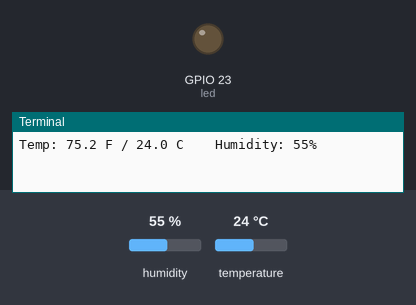
Bench run of a program on a simulated Raspberry Pi (BCM pin numbers). Parts: output pins drawn as LEDs (lit = HIGH), the last lines printed to the terminal. The test bench sets the inputs (shaded band); at power-on: temperature 24 °C, humidity 55 %. The clock reads 2024-03-15 10:24:30 at power-on unless the program sets it; sending an e-mail succeeds after 1 s.

Above: at 1.2 s.
1.3 s: temperature set to 27 °C
4.3 s: temperature set to 30 °C
At 5.6 s:
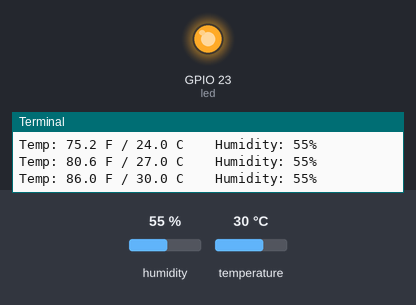
7.3 s: temperature set to 12 °C
At 8.8 s:
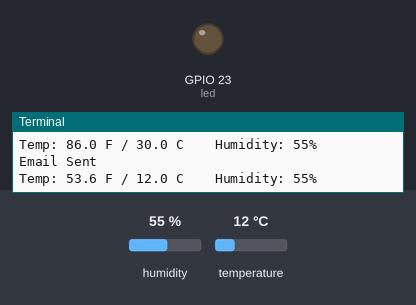
10.3 s: temperature set to 33 °C
At 13.7 s:
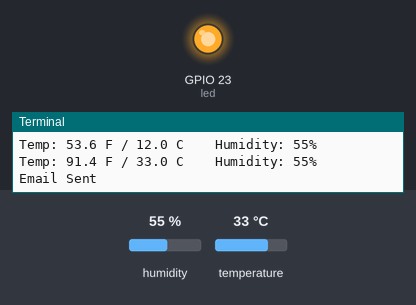
Timing chart, 0 to 15.0 s (numbered marks = the images above; inputs shaded):
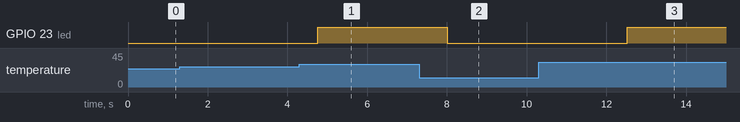

Measured:
- the behaviour switches between 28 and 29 °C on temperature (found by bisection; images 0 and 1)
- after the input at 4.3 s, GPIO 23 (led): LOW → HIGH after 0.46 s
- after the input at 7.3 s, GPIO 23 (led): HIGH → LOW after 0.71 s
- after the input at 10.3 s, GPIO 23 (led): LOW → HIGH after 2.2 s

The program:

Email_and_DHT.py
```python
import time
import board
from digitalio import DigitalInOut, Direction
from gpiozero import LED
from time import sleep
import adafruit_dht


import smtplib
import RPi.GPIO as GPIO
import time


led = LED(23)
dhtDevice = adafruit_dht.DHT11(board.D17)


#Email Variables
SMTP_SERVER = 'smtp.gmail.com' #Email Server (don't change!)
SMTP_PORT = 587 #Server Port (don't change!)
GMAIL_USERNAME = 'krishuscan@gmail.com' #change this to match your gmail account
GMAIL_PASSWORD = 'gkkraju28'  #change this to match your gmail password


class Emailer:
    def sendmail(self, recipient, subject, content):

        #Create Headers
        headers = ["From: " + GMAIL_USERNAME, "Subject: " + subject, "To: " + recipient,
                   "MIME-Version: 1.0", "Content-Type: text/html"]
        headers = "\r\n".join(headers)

        #Connect to Gmail Server
        session = smtplib.SMTP(SMTP_SERVER, SMTP_PORT)
        session.ehlo()
        session.starttls()
        session.ehlo()

        #Login to Gmail
        session.login(GMAIL_USERNAME, GMAIL_PASSWORD)

        #Send Email & Exit
        session.sendmail(GMAIL_USERNAME, recipient, headers + "\r\n\r\n" + content)
        session.quit

sender = Emailer()


sendTo = 'krishuscan@gmail.com'
emailSubject = "Above 28 degrees!"
emailContent = "Temp crossed 28: " + time.ctime()


while True:

    try:
        # Print the values to the serial port
        temperature_c = dhtDevice.temperature
        temperature_f = temperature_c * (9 / 5) + 32
        humidity = dhtDevice.humidity
        print("Temp: {:.1f} F / {:.1f} C    Humidity: {}% "
              .format(temperature_f, temperature_c, humidity))
        if(temperature_c > 28):
            led.on()
            emailContent = "The sensor was touched at: " + time.ctime()
            sender.sendmail(sendTo, emailSubject, emailContent)
            print("Email Sent")
        else:
            led.off()


    except RuntimeError as error:
        # Errors happen fairly often, DHT's are hard to read, just keep going
        print(error.args[0])


    time.sleep(2.0)
```
